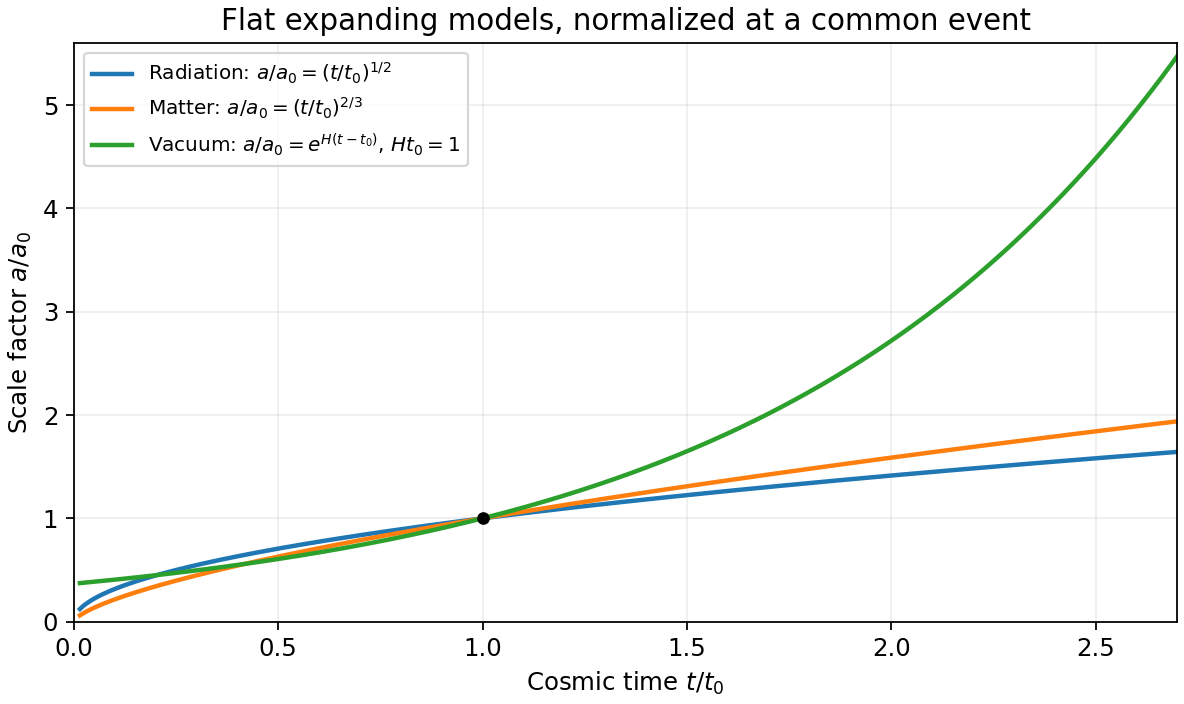

Recreate this plot in Python.
"""Original educational diagram; Python 3.14, NumPy 2.3.5, Matplotlib 3.10.7.
Save the PNG basename in the current working directory.
"""
import numpy as np
import matplotlib.pyplot as plt
plt.rcParams.update({"font.size":11,"figure.facecolor":"white","savefig.facecolor":"white"})
t=np.linspace(.015,2.7,500)
fig,ax=plt.subplots(figsize=(7.4,4.4),layout='constrained')
ax.plot(t,np.sqrt(t),label=r'Radiation: $a/a_0=(t/t_0)^{1/2}$',lw=2)
ax.plot(t,t**(2/3),label=r'Matter: $a/a_0=(t/t_0)^{2/3}$',lw=2)
ax.plot(t,np.exp(t-1),label=r'Vacuum: $a/a_0=e^{H(t-t_0)}$, $Ht_0=1$',lw=2)
ax.scatter([1],[1],s=22,color='black',zorder=5)
ax.set(xlabel=r'Cosmic time $t/t_0$',ylabel=r'Scale factor $a/a_0$',xlim=(0,2.7),ylim=(0,5.6),title='Flat expanding models, normalized at a common event')
ax.legend(loc='upper left',fontsize=9);ax.grid(alpha=.2)
fig.savefig('paper-1-flrw-expansion.png',dpi=160)
